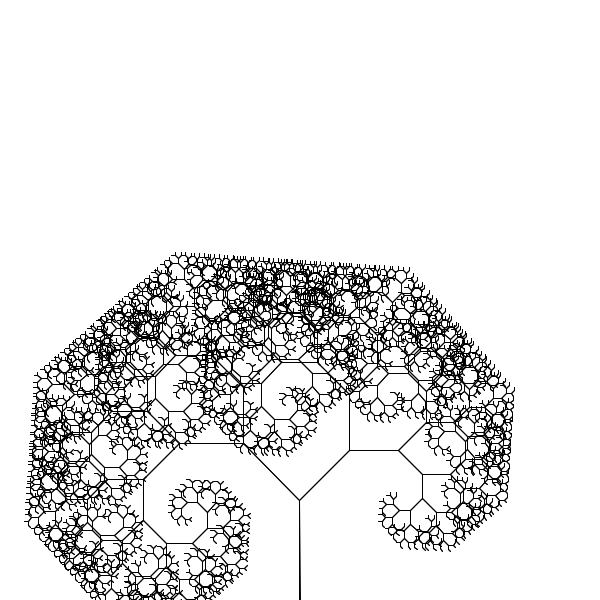
Frame 1 (no input)
Frame 60 (the mouse pressed at the canvas centre just before this capture): identical to frame 1, image omitted
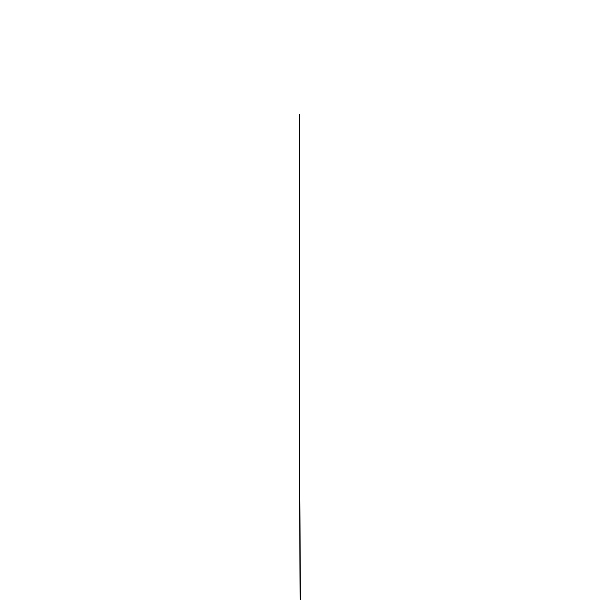
Frame 120 (the mouse held since frame 60 and released just before this capture)

The Processing sketch that drew these frames (run headless with seeded random() and noise(); from frame 60 on, the mouse is pressed at the canvas centre):

// Processing sketch: Tree
// ── Tree.pde
float tx, ty, tr;

void setup() {
  size(600, 600);
}

void turn(float r) {
  tr += r;
}

void move(float d) {
  /*
  float x = d*cos(tr) + tx;
  float y = d*sin(tr) + ty;
  line(tx, ty, x, y);
  tx = x;
  ty = y;
  */
  line(0, 0, 0, d);
  translate(0, d);
}

float rth = -PI/4;
float lth = PI/4;

void tree(float d) {
  if (d < 3) {
    return;
  }
  /*
  move(d);
  turn(rth);
  tree(0.7*d);
  turn(-rth);
  turn(lth);
  tree(0.7*d);
  turn(-lth);
  move(-d);
  */
  move(d);
  rotate(rth);
  tree(0.7*d);
  rotate(-rth);
  rotate(lth);
  tree(0.8*d);
  rotate(-lth);
  move(-d);
}

void draw() {
  background(255);
  /*
  tx = width/2;
  ty = height;
  tr = -PI/2;
  */
  translate(width/2, height);
  rotate(-PI);

  rth = map(mouseX, 0, width, PI/4, -PI/4);
  lth = map(mouseY, 0, height, -PI/4, PI/4);
  
  tree(100);
}
